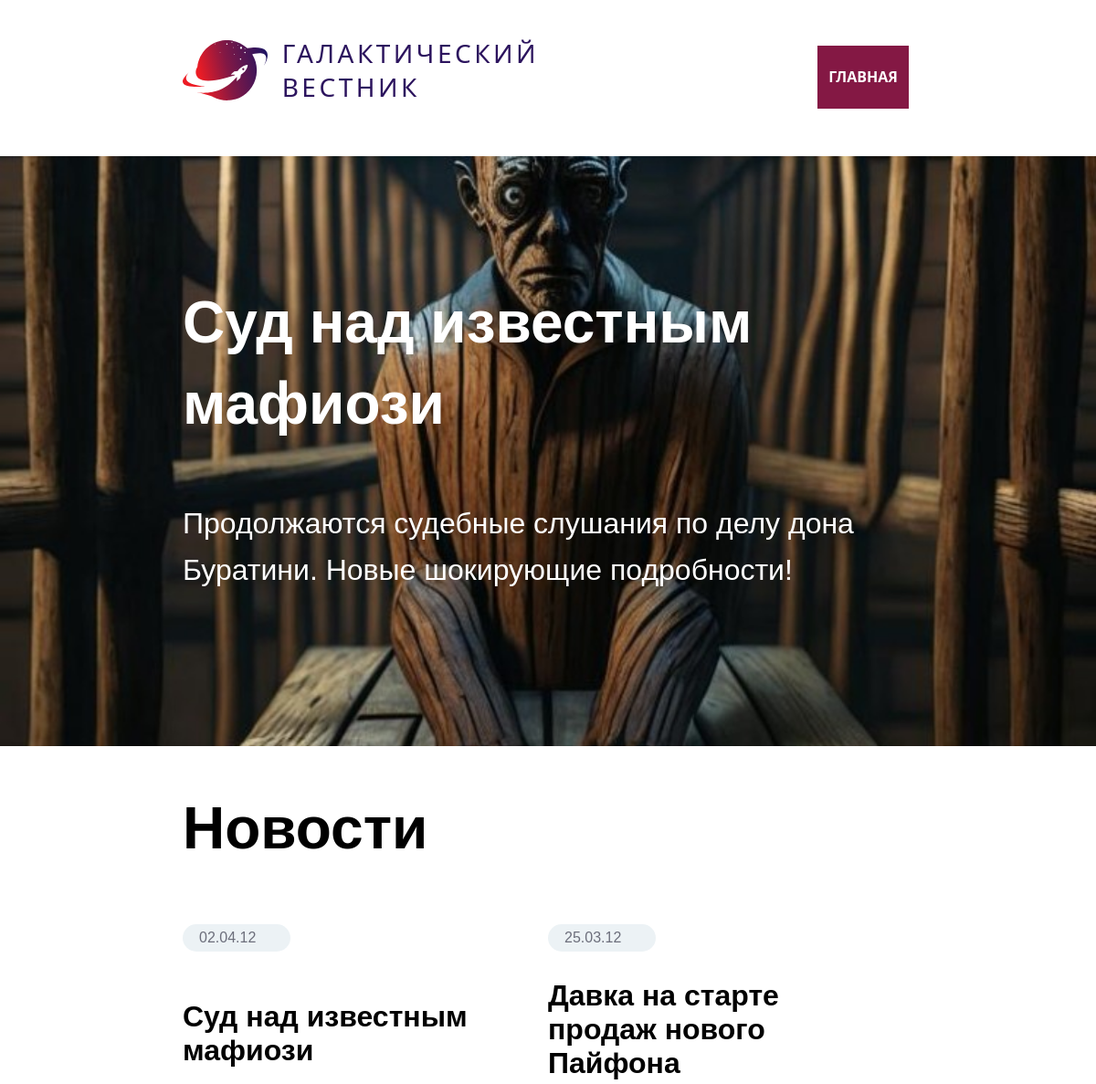
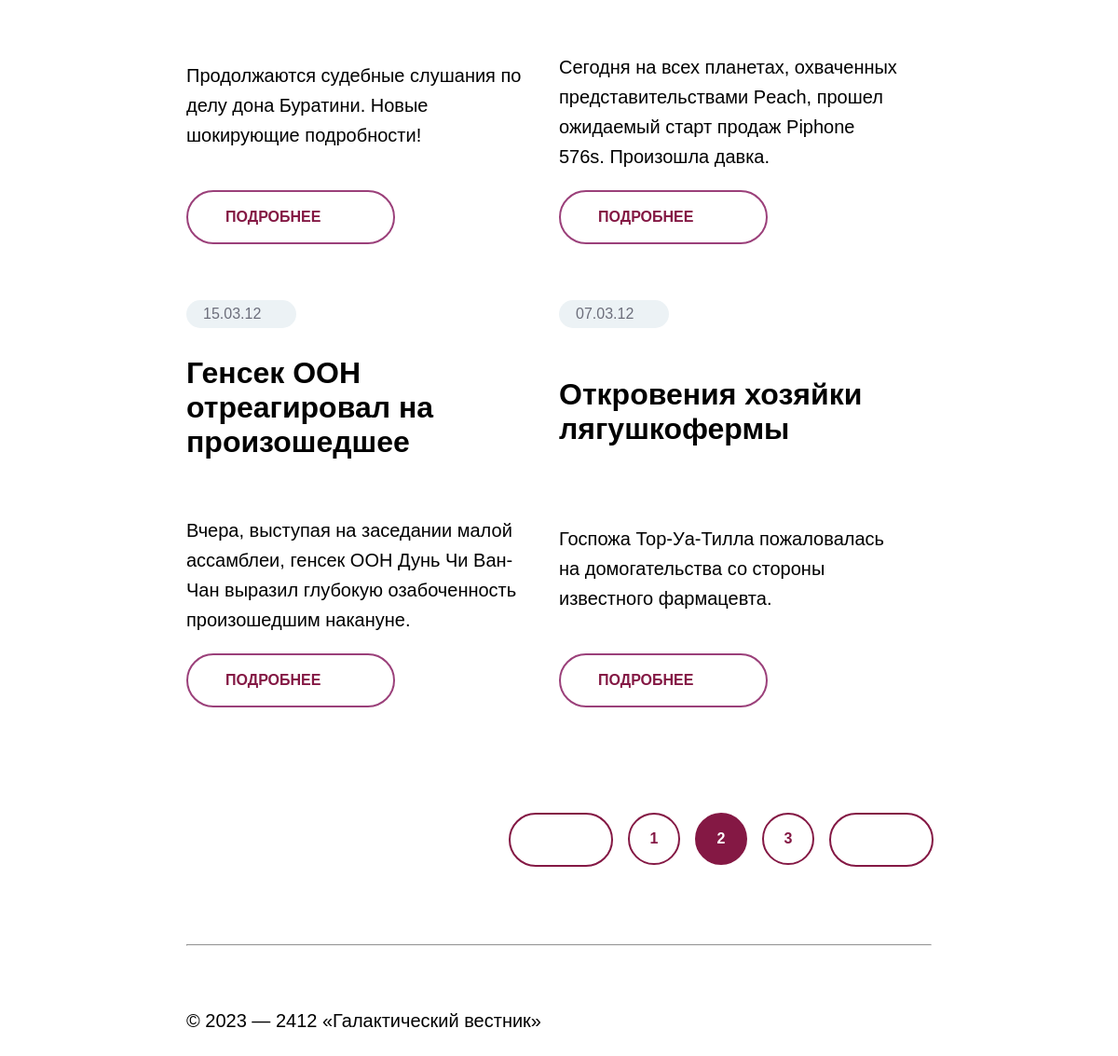
Screenshot of /news/page-2/ with the database file from the repository (2 pictures, top to bottom).
### tables this page shows
CREATE TABLE `news` (
  `id` int(11) unsigned NOT NULL AUTO_INCREMENT,
  `date` datetime NULL DEFAULT NULL,
  `title` varchar(250) NOT NULL DEFAULT '',
  `announce` text NULL DEFAULT NULL,
  `content` text NULL DEFAULT NULL,
  `image` varchar(250) NOT NULL DEFAULT '',
  PRIMARY KEY (`id`),
  KEY `id` (`id`),

  KEY `idx_news_date` (`date`));

### App/DB.php (called while the page is built, shortened)
<?php
class DB
{
	public static function connectDb()
	{
		$host = 'localhost';
		$dbname = 'workspace__test';
		$dbuser = 'root';
		$dbpassword = 'root';
		try {
			$db = new \PDO("mysql:host=$host;dbname=$dbname;charset=utf8;", $dbuser, $dbpassword);
		} catch (PDOException $error) {
			die("Could not connect to the database $dbname :" . $error->getMessage());
		}
		return $db;
	}
}

### App/Models/NewsModel.php (called while the page is built, shortened)
<?php
class NewsModel
{
	public static function getList($offset, $limit)
	{
		$query = DB::connectDb()->query("SELECT *,DATE_FORMAT(date,'%d.%m.%y') dt FROM news ORDER BY date DESC LIMIT $offset, $limit");
		return $query;
	}
}

### App/Controllers/NewsController.php (called while the page is built, shortened)
<?php
class NewsController
{
    public static function fetchData($number, $limit)
    {
        $numPage = NewsModel::getCount();
        $query = NewsModel::getList($number, $limit);
        $resi = NewsModel::getList($number, 1);
        $array = [
            'numPage' => $numPage,
            'query' => $query,
            'resi' => $resi,
        ];
        return $array;
    }
}

### index.php (the view, shortened to what this page needs)
<?php
$limit = 4;
if (isset($_GET['page'])) {
	$page = $_GET['page'];
} else {
	$page = 1;
}
$number = ($page * $limit) - $limit;
extract(NewsController::fetchData($number, $limit));
include_once("views/header.php");
?>
<main class="main_index">
    <section class="hero_section">
        <?php while($rowi = $resi->fetch()) { ?>
        <div class="hero_image">
            <img src="/image/<?= $rowi['image']; ?>" alt="hero_image">
        </div>
        <div class="hero_text">
            <h1 class="hero_h1"><?= $rowi['title']; ?></h1>
            <p class="hero_p"><?= $rowi['announce']; ?></p>
        </div>
        <?php } ?>
    </section>
    <section class="news_title">
        <h2 class="news_title_h2">
            Новости
        </h2>
    </section>
    <section class="news_block">
        <?php while($article = $query->fetch()) { ?>
        <div class="news">
            <div class="data_news"><?= $article["dt"]; ?></div>
            <div class="title_news"><?= $article["title"]; ?></div>
            <div class="announce_news"><?= $article["announce"]; ?></div>
            <a href="/news/<?= $article['id']; ?>/" class="a_style_button">
                <div class="button_news">
                    Подробнее<div class="arrow_button"></div>
                </div>
            </a>
        </div>
        <?php } ?>
    </section>
    <section class="pagination">
        <ul class="pagination_item">
            <?php
            include('Pagination.php');
            ?>
        </ul>
    </section>
</main>
<?php
include_once("views/footer.php");
?>

### css/index.css (style rules this page uses)
html { box-sizing: border-box; margin: 0 auto; width: 100%; background-color: rgb(182, 183, 183); }
*, *::after, *::before { box-sizing: inherit; }
body { width: 100vw; height: auto; background-color: rgb(255, 255, 255); margin: 0 auto; display: flex; flex-direction: column; justify-content: space-between; font-family: "Segoe UI;", sans-serif; }
.main_index { display: flex; flex-direction: column; margin-bottom: 83px; }
.hero_section, .news_block, .pagination { display: flex; }
.hero_section { height: 646px; margin: 0px; align-items: center; }
.hero_image { width: 100%; height: 100%; position: relative; z-index: 0; }
.hero_image img { position: relative; margin: 0; width: 100%; height: 100%; object-fit: cover; }
.hero_text { position: absolute; margin-left: 200px; max-width: 800px; z-index: 1; display: flex; flex-direction: column; gap: 30px; }
.hero_h1 { margin: 0px; color: #fff; font-size: 64px; font-style: normal; font-weight: 600; line-height: 140%; }
.hero_text p { margin: 0px; color: #fff; font-size: 32px; font-style: normal; font-weight: 400; line-height: 160%; }
.news_title { display: flex; margin: 54.32px auto 40px 200px; width: max-content; justify-content: start; }
.news_title_h2 { color: #000; font-size: 64px; font-style: normal; font-weight: 600; line-height: 110%; margin: 0px; }
.news_block { display: flex; flex-wrap: wrap; margin: 0 200px; }
.news { width: 50%; padding: 30px 30px 30px 0px; display: flex; flex-direction: column; justify-content: space-between; }
.data_news { width: 118px; padding: 6px 18px; border-radius: 20px; background: var(--light-grey, #ecf2f5); color: var(--grey, #6c6e7b); font-size: 16px; font-style: normal; font-weight: 400; line-height: normal; }
.title_news { width: 100%; height: auto; margin-top: 30px; color: var(--body-text, #000); font-size: 32px; font-style: normal; font-weight: 600; line-height: normal; }
.announce_news { width: 100%; height: auto; margin-top: 60px; }
.announce_news p { margin: 0px; color: var(--body-text, #000); font-size: 20px; font-style: normal; font-weight: 400; line-height: 160%; }
.a_style_button { padding-top: 20px; text-decoration: none; color: var(--body-text, #000); }
.button_news { display: flex; gap: 10px; margin: 0px; width: 224px; padding: 16px 40px; justify-content: center; align-items: center; border-radius: 50px; border: 2px solid #9b407a; color: var(--brand-color, #841844); font-size: 16px; font-style: normal; font-weight: 600; line-height: normal; text-transform: uppercase; }
.arrow_button { background-image: url(../img/Arrow\ 1.svg); background-repeat: no-repeat; background-position: 50% 50%; width: 26px; height: 22px; left: 5px; margin: 0 auto; }
.pagination { margin: 83px 198px 0px auto; }
.pagination_item { display: flex; gap: 16px; margin: 0px; padding: 0px; }

### css/page.css (style rules this page uses)
a { color: #6c6e7b; text-decoration: none; }
a { text-decoration: none; }

### rows the page displays
news: image (picture), title "Суд над известным мафиози", announce "Продолжаются судебные слушания по делу дона Буратини. Новые шокирующие подробности!", dt "02.04.12"
news: dt "25.03.12", title "Давка на старте продаж нового Пайфона", announce "Сегодня на всех планетах, охваченных представительствами Peach, прошел ожидаемый старт продаж Piphone 576s. Произошла давка."
news: dt "15.03.12", title "Генсек ООН отреагировал на произошедшее", announce "Вчера, выступая на заседании малой ассамблеи, генсек ООН Дунь Чи Ван-Чан выразил глубокую озабоченность произошедшим накануне."
news: dt "07.03.12", title "Откровения хозяйки лягушкофермы", announce "Госпожа Тор-Уа-Тилла пожаловалась на домогательства со стороны известного фармацевта."

### other values shown
$pageName "ГЛАВНАЯ"
$i "1"
$i "2"
$i "3"
